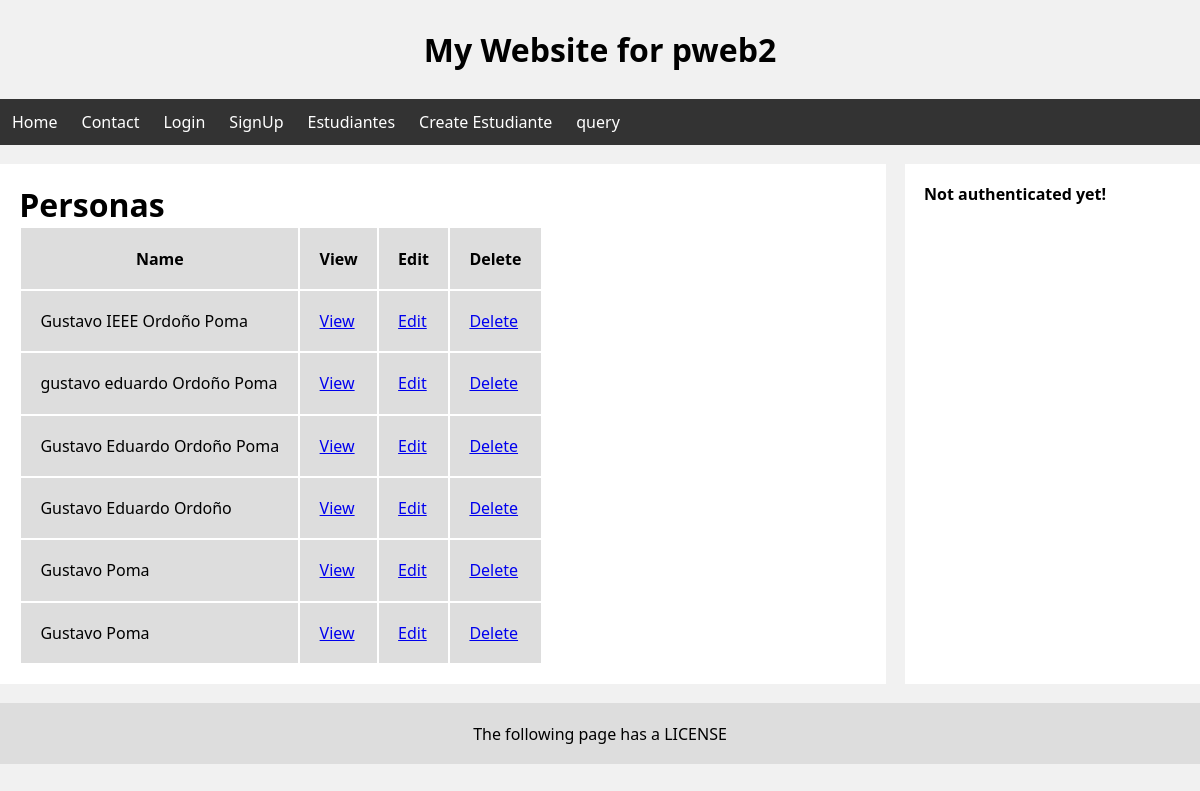
Page /personas/ on the earlier database version.
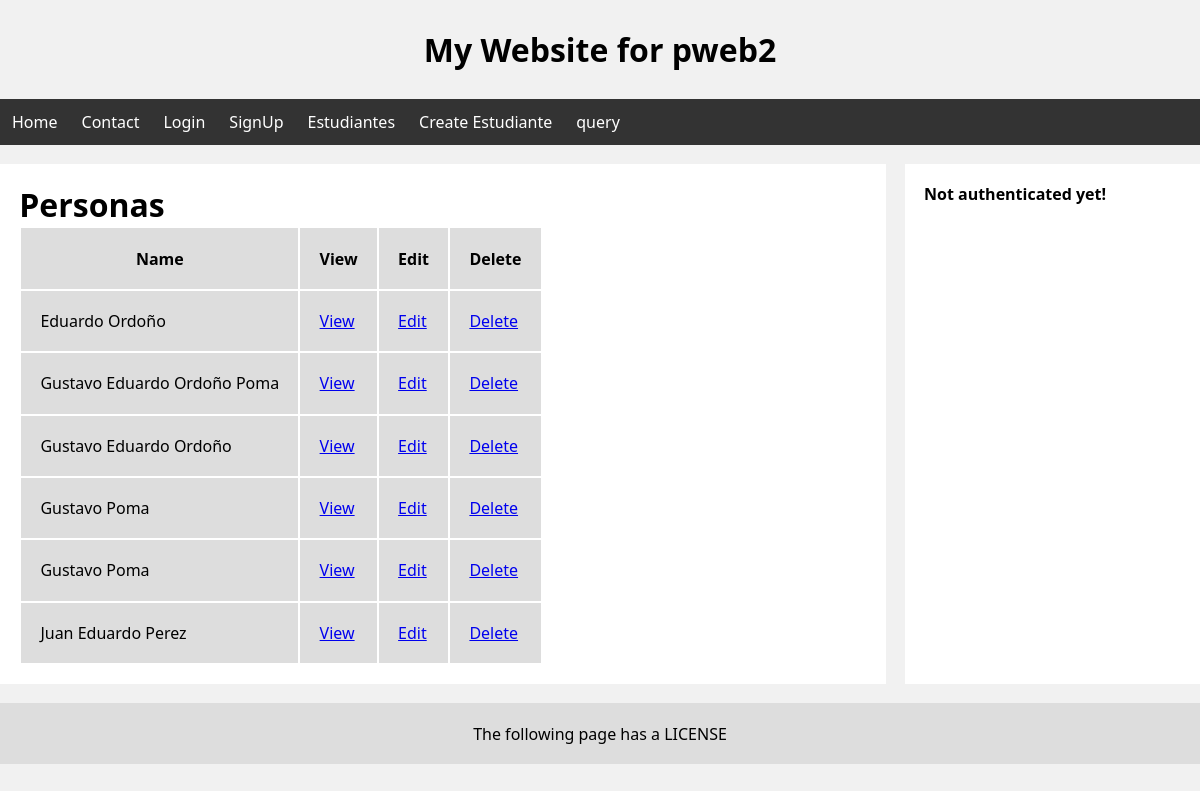
Same page on the later database version.
### personas/models.py (models this page shows, shortened)
class Persona(models.Model):
    nombres = models.CharField(max_length=100)
    apellidos = models.CharField(max_length=100)
    edad = models.IntegerField() # max_digits=3
    donador = models.BooleanField()
    def get_absolute_url(self):
        return reverse("personas:browsing", kwargs={"myID": self.id})

### personas/views.py (the view)
# urls.py: path('', views.personasListView, name="listing")
def personasListView(request):
    personas = Persona.objects.all()
    return render(request, "personas/personasLista.html", {
        "personas": personas
    })

### personas/templates/personas/personasLista.html (shortened to what this page needs)
{% extends 'layouts/main-layout.html' %}
{% block content %}
    <h1>Personas</h1>
    <table>
        <thead>
            <tr>
                <th>Name</th>
                <th>View</th>
                <th>Edit</th>
                <th>Delete</th>
            </tr>
        </thead>
        <tbody>
            {% for persona in personas %}
            <tr>
                <td>
                    {{ persona.nombres }} {{ persona.apellidos }}
                </td>
                <td>
                    <a href="{{ persona.get_absolute_url }}">View</a>
                </td>
                <td>
                    <a href="/personas/{{ persona.id }}/edit">Edit</a>
                </td>
                <td>
                    <a href="/personas/{{ persona.id }}/delete">Delete</a>
                </td>
            </tr>
            {% endfor %}
        </tbody>
    </table>
{% endblock %}

Differences in the rows shown:
removed Persona: nombres "Gustavo IEEE", apellidos "Ordoño Poma"
changed Persona: nombres "gustavo eduardo" → "Eduardo"; apellidos "Ordoño Poma" → "Ordoño"
added Persona: nombres "Juan Eduardo", apellidos "Perez"
